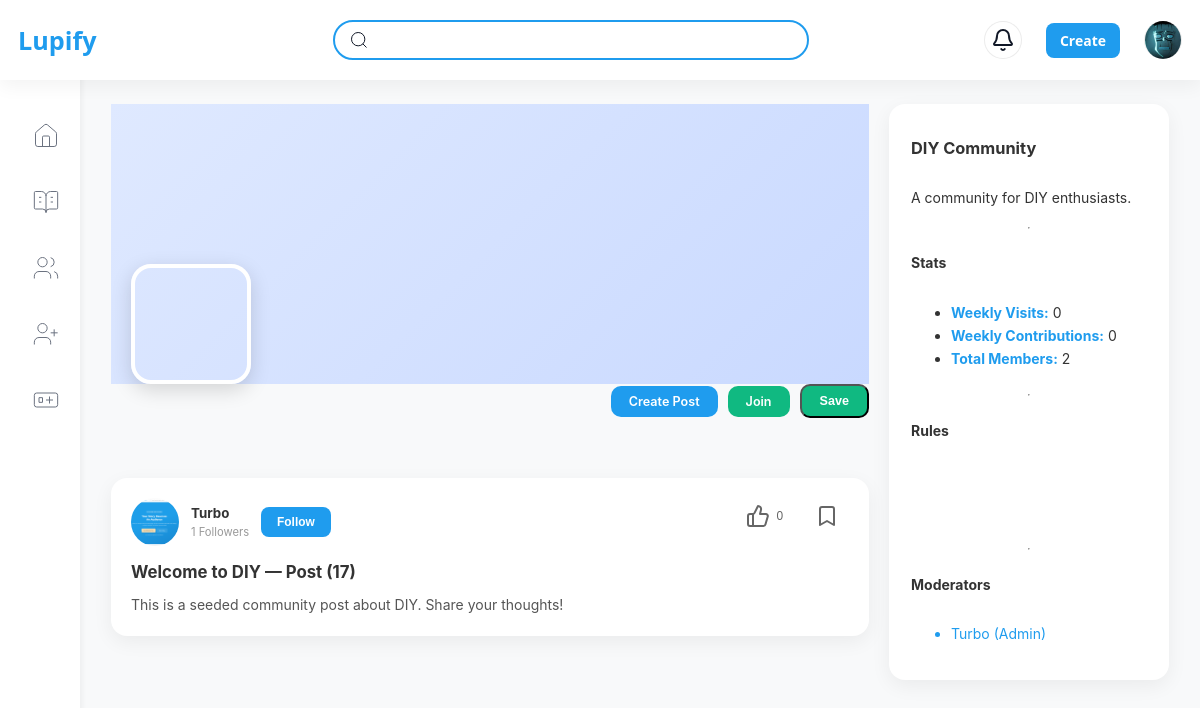
Page /communities/20/ (signed in) on the committed database.
### accounts/models.py (models this page shows, shortened)
class CustomUser(AbstractUser):
    bio = models.TextField(blank=True, null=True)
    avatar = models.ImageField(upload_to="avatars/", blank=True, null=True)
    color = models.CharField(max_length=20, default=random_color)
    is_verified = models.BooleanField(default=False)
    is_premium = models.BooleanField(default=False)
    is_email_verified = models.BooleanField(default=False)
    email_verification_code = models.CharField(max_length=6, blank=True, null=True)
    email_verification_attempts = models.IntegerField(default=0)
    email_verification_expires_at = models.DateTimeField(null=True, blank=True)
    social_youtube = models.URLField(max_length=255, blank=True, null=True)
    social_instagram = models.URLField(max_length=255, blank=True, null=True)
    social_tiktok = models.URLField(max_length=255, blank=True, null=True)
    social_twitch = models.URLField(max_length=255, blank=True, null=True)
    social_github = models.URLField(max_length=255, blank=True, null=True)
    public_profile = models.BooleanField(default=False)
    allow_public_socials = models.BooleanField(default=True)
    allow_dms = models.BooleanField(default=True)
    blocked_users = models.ManyToManyField(
        "self", symmetrical=False, related_name="blocked_by", blank=True
    )
    warning_count = models.IntegerField(default=0)
    suspended_until = models.DateTimeField(null=True, blank=True)
    phone_number = models.CharField(
        max_length=15,
        blank=True,
        null=True,
        validators=[
            RegexValidator(
                regex=r"^\+?\d{9,15}$",
                message="Phone number must be entered in the format: '+999999999'. Up to 15 digits allowed.",
            )
        ],
    )
    followers = models.ManyToManyField(
        "self", symmetrical=False, related_name="following", blank=True
    )
    saved_communities = models.ManyToManyField(
        "communities.Community", related_name="saved_by_users", blank=True
    )
    THEME_CHOICES = [("light", "Light"), ("dark", "Dark"), ("system", "System")]
    theme_preference = models.CharField(
        max_length=10, choices=THEME_CHOICES, default="light"
    )
    accent_color = models.CharField(max_length=9, default="#1f9cee")
    font_size = models.PositiveSmallIntegerField(default=14)

### communities/models.py (models this page shows, shortened)
class CommunityPost(models.Model):
    community = models.ForeignKey(
        Community, on_delete=models.CASCADE, related_name="posts"
    )
    author = models.ForeignKey(
        User, on_delete=models.CASCADE, related_name="community_posts"
    )
    title = models.CharField(max_length=200)
    content = models.TextField()
    image = models.ImageField(upload_to="posts/", blank=True, null=True)
    likes = models.ManyToManyField(
        User, related_name="liked_community_posts", blank=True
    )
    dislikes = models.ManyToManyField(
        User, related_name="disliked_community_posts", blank=True
    )
    bookmarks = models.ManyToManyField(
        User, related_name="bookmarked_community_posts", blank=True
    )
    created_at = models.DateTimeField(auto_now_add=True)
    updated_at = models.DateTimeField(auto_now=True)
    class Meta:
        ordering = ["-created_at"]

class Community(models.Model):
    CATEGORY_CHOICES = [
        ("technology", "Technology"),
        ("design", "Design"),
        ("business", "Business"),
        ("lifestyle", "Lifestyle"),
        ("gaming", "Gaming"),
        ("photography", "Photography"),
        ("writing", "Writing"),
        ("music", "Music"),
    ]
    name = models.CharField(max_length=100, unique=True)
    category = models.CharField(max_length=50, choices=CATEGORY_CHOICES)
    description = models.TextField(blank=True)
    creator = models.ForeignKey(
        User, on_delete=models.CASCADE, related_name="created_communities"
    )
    members = models.ManyToManyField(
        User, blank=True, related_name="joined_communities"
    )
    banner_image = models.ImageField(
        upload_to="community_banners/", blank=True, null=True
    )
    community_image = models.ImageField(
        upload_to="community_images/", blank=True, null=True
    )
    rules = models.TextField(blank=True)
    weekly_visits = models.IntegerField(default=0)
    weekly_contributions = models.IntegerField(default=0)
    created_at = models.DateTimeField(auto_now_add=True)
    class Meta:
        ordering = ["category", "name"]

### communities/views.py (the view, shortened to what this page needs)
# urls.py: path("<int:community_id>/", views.community_detail, name="community_detail"),
def community_detail(request, community_id):
    community = get_object_or_404(Community, id=community_id)
    posts = community.posts.all()
    members = community.members.all()
    admins = [community.creator]
    return render(
        request,
        "communities/community_detail.html",
        {
            "community": community,
            "posts": posts,
            "members": members,
            "admins": admins,
        },
    )

### communities/templates/communities/community_detail.html (shortened to what this page needs)
{% extends "dashboardhome.html" %}
{% load static %}
{% block content %}
<div class="community-wrapper">
    <div class="community-page">
        <div class="community-top">
            <div class="left-column">
                <div class="banner-column">
                    <div class="community-banner">
                        {% if community.banner_image %}
                            <img src="{{ community.banner_image.url }}" alt="Banner">
                        {% else %}
                            <div class="banner-placeholder"></div>
                        {% endif %}
                        <div class="community-logo">
                        </div>
                    </div>
                    <div class="community-controls">
                        {% if user.is_authenticated %}
                            <a href="{% url 'create_community_post' community.id %}" class="btn primary">Create Post</a>
                            <a href="{% url 'toggle_join_community' community.id %}"
                               class="btn {% if user in community.members.all %}danger{% else %}success{% endif %}">
                                {% if user in community.members.all %}Leave{% else %}Join{% endif %}
                            </a>
                            <form method="POST" action="{% url 'save_community' community.id %}" style="display:inline;">
                                <button type="submit" class="btn {% if community in user.saved_communities.all %}danger{% else %}success{% endif %}">
                                    {% if community in user.saved_communities.all %}Saved{% else %}Save{% endif %}
                                </button>
                            </form>
                        {% endif %}
                    </div>
                </div>
                <section class="posts-feed">
                    {% if community.posts.exists %}
                        {% for post in community.posts.all %}
                            <div class="community-post card">
                                <div class="post-header">
                                    <div class="creator-info">
                                        <img src="{% if post.author.avatar %}{{ post.author.avatar.url }}{% else %}{% static 'avatars/default.png' %}{% endif %}"
                                             alt="{{ post.author.username }}" class="creator-pfp user-profile-trigger"
                                             data-user-id="{{ post.author.id }}" data-username="{{ post.author.username }}"
                                             data-allow-public-socials="{{ post.author.allow_public_socials }}" style="cursor: pointer;">
                                        <div class="creator-details">
                                            <strong style="display: flex; align-items: center; gap: 6px;">
                                                {{ post.author.username }}
                                            </strong>
                                            <span class="followers-count">{{ post.author.followers.count }} Followers</span>
                                        </div>
                                        <button type="button" class="follow-btn" data-author-id="{{ post.author.id }}">
                                            {% if request.user in post.author.followers.all %}
                                                Following
                                            {% else %}
                                                Follow
                                            {% endif %}
                                        </button>
                                    </div>
                                    <div class="post-actions">
                                        <button type="button" class="post-like-action" data-post-id="{{ post.id }}">
                                            <span class="like-count">0</span>
                                        </button>
                                        <button type="button" class="bookmark-btn" data-post-id="{{ post.id }}">
                                            <svg xmlns="http://www.w3.org/2000/svg" width="24" height="24" fill="none"
                                                 stroke="currentColor" stroke-width="2" stroke-linecap="round" stroke-linejoin="round">
                                                <path d="m19 21-7-4-7 4V5a2 2 0 0 1 2-2h10a2 2 0 0 1 2 2v16z"/>
                                            </svg>
                                        </button>
                                    </div>
                                </div>
                                <div class="post-content-section">
                                    <h3>{{ post.title }}</h3>
                                    <p>{{ post.content }}</p>
                                </div>
                            </div>
                        {% endfor %}
                    {% else %}
                        <p class="empty">No posts yet.</p>
                    {% endif %}
                </section>
            </div>
            <aside class="community-sidebar card">
                <h3>{{ community.name }}</h3>
                <p class="desc">{{ community.description }}</p>
                <hr>
                <h4>Stats</h4>
                <ul class="stat-list">
                    <li><strong>Weekly Visits:</strong> {{ community.weekly_visits }}</li>
                    <li><strong>Weekly Contributions:</strong> {{ community.weekly_contributions }}</li>
                    <li><strong>Total Members:</strong> {{ community.members.count }}</li>
                </ul>
                <hr>
                <h4>Rules</h4>
                <hr>
                <h4>Moderators</h4>
                <ul class="moderators">
                    <li>{{ community.creator.username }} (Admin)</li>
                </ul>
            </aside>
        </div>
    </div>
</div>
{% endblock %}

### templates/dashboardhome.html (shortened to what this page needs)
{% load static %}
<!DOCTYPE html>
<html lang="en">
<head>
<link rel="stylesheet" href="{% static 'css/main.css' %}">
<link rel="stylesheet" href="{% static 'css/dashboard.css' %}">
<link rel="stylesheet" href="{% static 'css/dashboard-complete.css' %}">
<link rel="stylesheet" href="{% static 'css/dashboard-fixes.css' %}">
</head>
<body>
<header>
    <h1 class="logo">Lupify</h1>
    <div class="search-wrapper">
        <div class="search-bar collapsed" id="mobileSearch">
            <svg xmlns="http://www.w3.org/2000/svg" viewBox="0 0 24 24" fill="none" stroke="currentColor">
                <circle cx="11" cy="11" r="8"/>
                <line x1="21" y1="21" x2="16.65" y2="16.65"/>
            </svg>
        </div>
    </div>
    <div class="nav-actions">
        <div class="icon-btn notification-btn" id="notificationBell" style="position: relative; cursor: pointer;">
        </div>
        <div class="create-btn">Create</div>
        <div class="icon-btn avatar-wrapper">
            {% if user.avatar %}
                <img src="{{ user.avatar.url }}" class="pfp user-profile-trigger" data-user-id="{{ user.id }}" data-username="{{ user.username }}" data-allow-public-socials="{{ user.allow_public_socials|yesno:'true,false' }}">
            {% else %}
                <div class="pfp-fallback user-profile-trigger" style="background: {{ user.color|default:'#999' }}" data-user-id="{{ user.id }}" data-username="{{ user.username }}" data-allow-public-socials="{{ user.allow_public_socials|yesno:'true,false' }}">
                    {{ user.username|slice:":1"|upper }}
                </div>
            {% endif %}
        </div>
    </div>
</header>
<aside class="sidebar" id="sidebar">
    <ul>
        <li class="{% if request.resolver_match.url_name == 'dashboard_home' %}active{% endif %}" title="Home">
            <a href="{% url 'dashboard_home' %}">
                <svg viewBox="0 0 24 24" fill="none" stroke="currentColor">
                    <path d="M15 21v-8a1 1 0 0 0-1-1h-4a1 1 0 0 0-1 1v8"/>
                    <path d="M3 10a2 2 0 0 1 .709-1.528l7-6a2 2 0 0 1 2.582 0l7 6A2 2 0 0 1 21 10v9a2 2 0 0 1-2 2H5a2 2 0 0 1-2-2z"/>
                </svg>
            </a>
        </li>
        <li class="{% if request.resolver_match.url_name == 'blogs' %}active{% endif %}" title="Blogs">
            <a href="{% url 'blogs' %}">
                <svg viewBox="0 0 24 24" fill="none" stroke="currentColor">
                    <path d="M12 7v14"/>
                    <path d="M16 12h2"/>
                    <path d="M16 8h2"/>
                    <path d="M3 18a1 1 0 0 1-1-1V4a1 1 0 0 1 1-1h5a4 4 0 0 1 4 4 4 4 0 0 1 4-4h5a1 1 0 0 1 1 1v13a1 1 0 0 1-1 1h-6a3 3 0 0 0-3 3 3 3 0 0 0-3-3z"/>
                    <path d="M6 12h2"/>
                    <path d="M6 8h2"/>
                </svg>
            </a>
        </li>
        <li class="{% if request.resolver_match.url_name == 'communities' %}active{% endif %}" title="Communities">
            <a href="{% url 'communities' %}">
                <svg viewBox="0 0 24 24" fill="none" stroke="currentColor">
                    <path d="M16 21v-2a4 4 0 0 0-4-4H6a4 4 0 0 0-4 4v2"/>
                    <path d="M16 3.128a4 4 0 0 1 0 7.744"/>
                    <path d="M22 21v-2a4 4 0 0 0-3-3.87"/>
                    <circle cx="9" cy="7" r="4"/>
                </svg>
            </a>
        </li>
        <li class="{% if request.resolver_match.url_name == 'subscriptions' %}active{% endif %}" title="Subscriptions">
            <a href="{% url 'subscriptions' %}">
                <svg viewBox="0 0 24 24" fill="none" stroke="currentColor">
                    <path d="M16 21v-2a4 4 0 0 0-4-4H6a4 4 0 0 0-4 4v2"/>
                    <circle cx="9" cy="7" r="4"/>
                    <line x1="19" x2="19" y1="8" y2="14"/>
                    <line x1="22" x2="16" y1="11" y2="11"/>
                </svg>
            </a>
        </li>
        <li title="Games">
            <a href="{% url 'games_hub' %}">
                <svg viewBox="0 0 24 24" fill="none" stroke="currentColor">
                    <rect x="2" y="6" width="20" height="12" rx="2"/>
                    <path d="M6 10h3v4H6z"/>
                    <path d="M15 9v6"/>
                    <path d="M18 12h-6"/>
                </svg>
            </a>
        </li>
    </ul>
</aside>
<div class="main-wrapper">
    {% block content %}{% endblock %}
</div>
</body>
</html>

### rows in the picture
CustomUser: avatar (picture)
CommunityPost: author.username (picture), author.username "Turbo", author.followers.count "1", shows "Follow", title "Welcome to DIY — Post (17)", content "This is a seeded community post about DIY. Share your thoughts!"
Community: name "DIY Community", description "A community for DIY enthusiasts.", weekly_visits "0", weekly_contributions "0", members.count "2", creator.username "Turbo"
